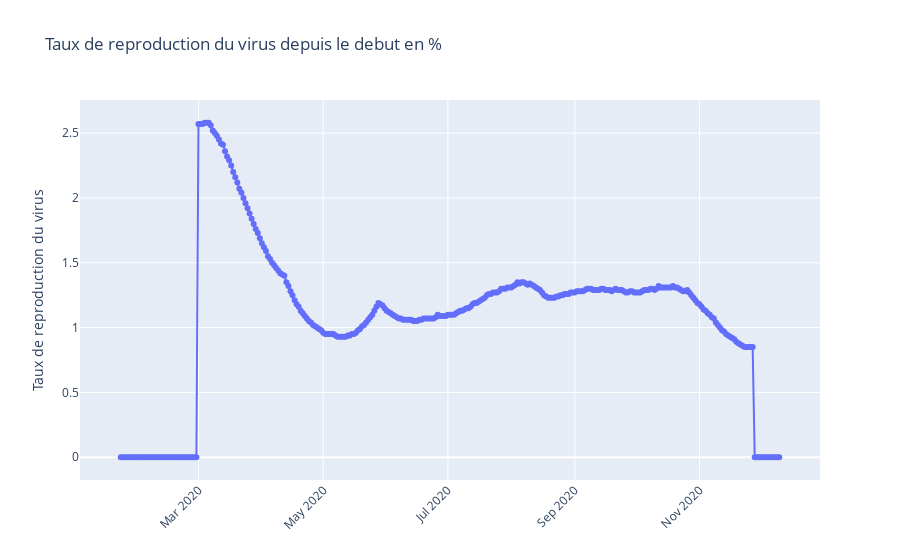

Here is the notebook cell this chart was saved with:
### Code cell
fig_1 =go.Figure(data=go.Scatter(x=df['date_column'],y=df_france['reproduction_rate'],mode='lines+markers'))
fig_1.update_layout(title ="Taux de reproduction du virus depuis le debut en %",yaxis_title="Taux de reproduction du virus",xaxis_tickangle=315)       
fig_1.show()

### Figure 1 — Plotly figure (JSON) as saved in the notebook; plotly's stock layout.template omitted (floating-point values rounded to 4 significant figures; data arrays with more than 128 entries replaced by an {"elided": "..."} marker saying what was removed)
{"data": [{"mode": "lines+markers", "type": "scatter", "x": {"elided": "61819 str values"}, "y": {"elided": "323 float values"}}], "layout": {"title": {"text": "Taux de reproduction du virus depuis le debut en %"}, "xaxis": {"tickangle": -45}, "yaxis": {"title": {"text": "Taux de reproduction du virus"}}}}
